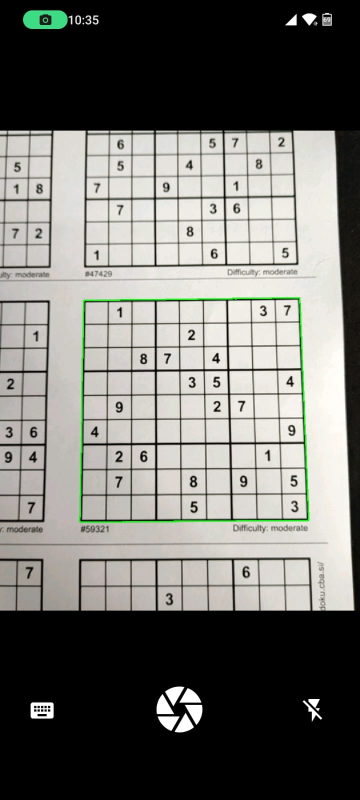
#> input picture imgs/scr1.jpeg, 720 x 1600 px, given in place of the camera (shown at 1/2 size)
$ python opencv.py
#> lines starting #> are read from the running program, lines starting #| are printed output that depends on the picture; after the words box and inside, x2 and y2 are one past the last pixel; in counts of white or black regions, pixels touching at a corner belong together
import cv2
import numpy as np

camera = cv2.VideoCapture(1)

width = 330
height = 330

ih = 336
iw = 448


def getSudokuBoundingRectangle(image):
    blur = cv2.GaussianBlur(image, (3, 3), 1)
    gray = cv2.cvtColor(blur, cv2.COLOR_BGR2GRAY)

    canny = cv2.Canny(gray, 50, 150)

    cnts, _ = cv2.findContours(canny, cv2.RETR_EXTERNAL, cv2.CHAIN_APPROX_SIMPLE)

    if len(cnts) > 0:
        maxArea = 20000
        cntIndex = -1
        i = 0
        for cnt in cnts:
            cntArea = cv2.contourArea(cnt)

            if cntArea > maxArea:
                maxArea = cntArea
                cntIndex = i

            i = i + 1


        if cntIndex > -1:
            cv2.drawContours(image, cnts, cntIndex, (0, 255, 0), 1)

            perimeter = cv2.arcLength(cnts[cntIndex], True)
            approx = cv2.approxPolyDP(cnts[cntIndex], 0.04 * perimeter, True)

            if len(approx) == 4:
                return True, approx, canny

    return False, None, canny


def orderPoints(h):
    h = h.reshape((4,2))
    hnew = np.zeros((4,2),dtype = np.float32)

    add = h.sum(1)
    hnew[0] = h[np.argmin(add)]
    hnew[3] = h[np.argmax(add)]

    diff = np.diff(h,axis = 1)
    hnew[1] = h[np.argmin(diff)]
    hnew[2] = h[np.argmax(diff)]

    return hnew


def getCroppedSudokuBoard(image, pts):
    src = np.float32(pts)
    dst = np.float32([[0, 0], [width, 0], [0, height], [width, height]])

    matrix = cv2.getPerspectiveTransform(src, dst)
    warped = cv2.warpPerspective(image, matrix, (iw, ih))

    warped[0:, width:] = (0, 0, 0)
    warped[height:, 0:] = (0, 0, 0)

    return warped


while(True):
    ret, frame = camera.read()
#> frame is the input picture: shape (1600, 720, 3); mean B, G, R 111.3, 115.8, 116.3

    frame = cv2.resize(frame, (iw, ih))
#> frame: shape (336, 448, 3)

    default = frame.copy()

    get, approx, canny = getSudokuBoundingRectangle(frame)
#> in getSudokuBoundingRectangle, `blur = cv2.GaussianBlur(image, (3, 3), 1)`:
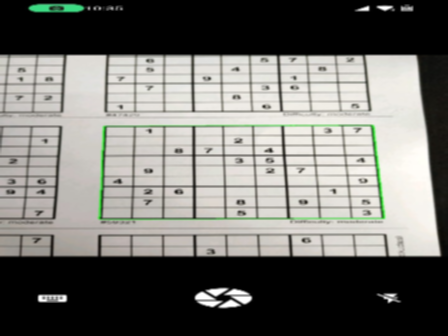
#> blur: shape (336, 448, 3); mean B, G, R 111.1, 115.6, 116.1
#> in getSudokuBoundingRectangle, `canny = cv2.Canny(gray, 50, 150)`:
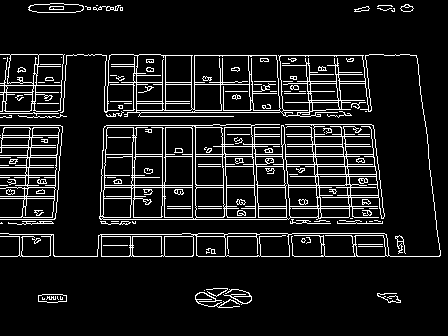
#> canny: shape (336, 448); 10% white in thin lines or dots, all inside (x1, y1, x2, y2) = (0, 3, 441, 308)
#> in getSudokuBoundingRectangle, `cnts, _ = cv2.findContours(canny, cv2.RETR_EXTERNAL, cv2.CHAIN_APPROX_..`: cnts = 63 contours, 45 with area under 20; largest, box (x1, y1, x2, y2) and area: (99, 124, 385, 220) 23699, (0, 54, 441, 257) 16834, (0, 127, 60, 218) 3195, (0, 54, 65, 112) 3044, (28, 3, 84, 13) 418
#> the loop in getSudokuBoundingRectangle, `for cnt in cnts:` made 63 passes
#> (cntArea, maxArea, cntIndex) on pass 38: (23699, 23699, 37)
#> cntArea on passes 1, 3, 5, 10, 16, 17: 200, 153, 105, 39.5, 30.5, 28
#> after the loop in getSudokuBoundingRectangle, `for cnt in cnts:`: cntIndex = 37; i = 63; maxArea = 23699
#> in getSudokuBoundingRectangle, `cv2.drawContours(image, cnts, cntIndex, (0, 255, 0), 1)`:
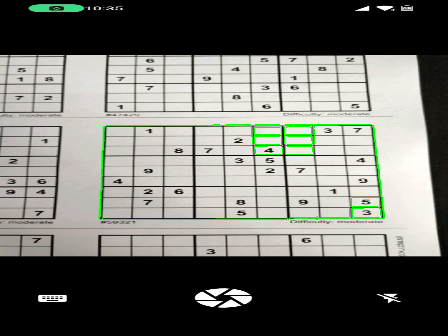
#> image: shape (336, 448, 3); mean B, G, R 109.7, 115.9, 114.5
#> in getSudokuBoundingRectangle, `perimeter = cv2.arcLength(cnts[cntIndex], True)`: perimeter = 1703.1
#> in getSudokuBoundingRectangle, `approx = cv2.approxPolyDP(cnts[cntIndex], 0.04 * perimeter, True)`: approx = [[103, 128], [100, 219], [384, 216], [371, 124]]
#> get = True; approx = [[103, 128], [100, 219], [384, 216], [371, 124]]

    warped = np.zeros([336, 448, 3], dtype=np.uint8)

    if get:
        sortedPts = orderPoints(approx)
#> in orderPoints, `add = h.sum(1)`: add = [231, 319, 600, 495]
#> in orderPoints, `diff = np.diff(h,axis = 1)`: diff = [25, 119, -168, -247]
#> sortedPts = [[103, 128], [371, 124], [100, 219], [384, 216]]

        warped = getCroppedSudokuBoard(frame, sortedPts)
#> in getCroppedSudokuBoard, `matrix = cv2.getPerspectiveTransform(src, dst)`: matrix = [[1.37, 0.0452, -146.9], [0.063, 4.22, -546.5], [6.33e-05, 0.000715, 1]]
#> in getCroppedSudokuBoard, `warped[height:, 0:] = (0, 0, 0)`:
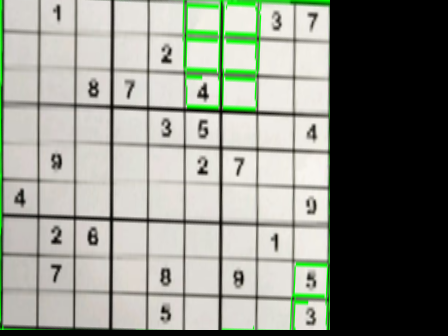
#> warped: shape (336, 448, 3); mean B, G, R 132.5, 142.3, 138.8

    h1 = np.hstack((default, cv2.cvtColor(canny, cv2.COLOR_GRAY2RGB)))
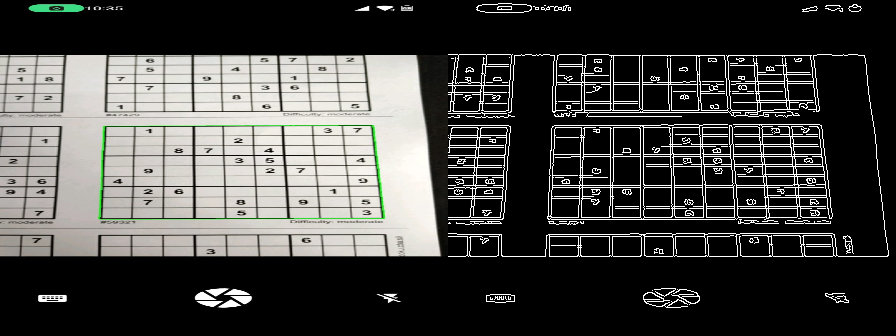
#> h1: shape (336, 896, 3); mean B, G, R 68.3, 70.5, 70.8
    h2 = np.hstack((frame, warped))
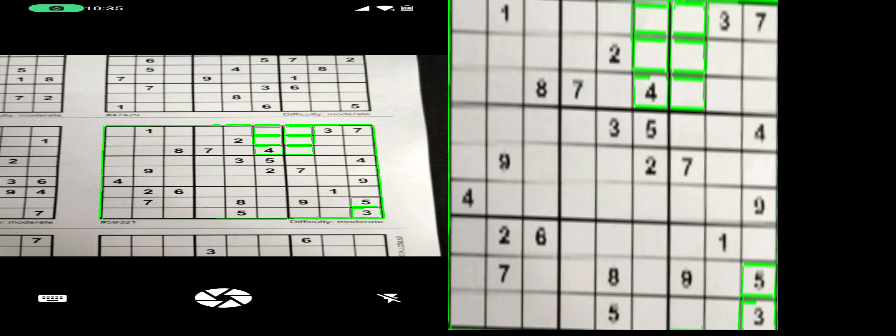
#> h2: shape (336, 896, 3); mean B, G, R 121.1, 129.1, 126.7

    imgs = np.vstack((h1, h2))
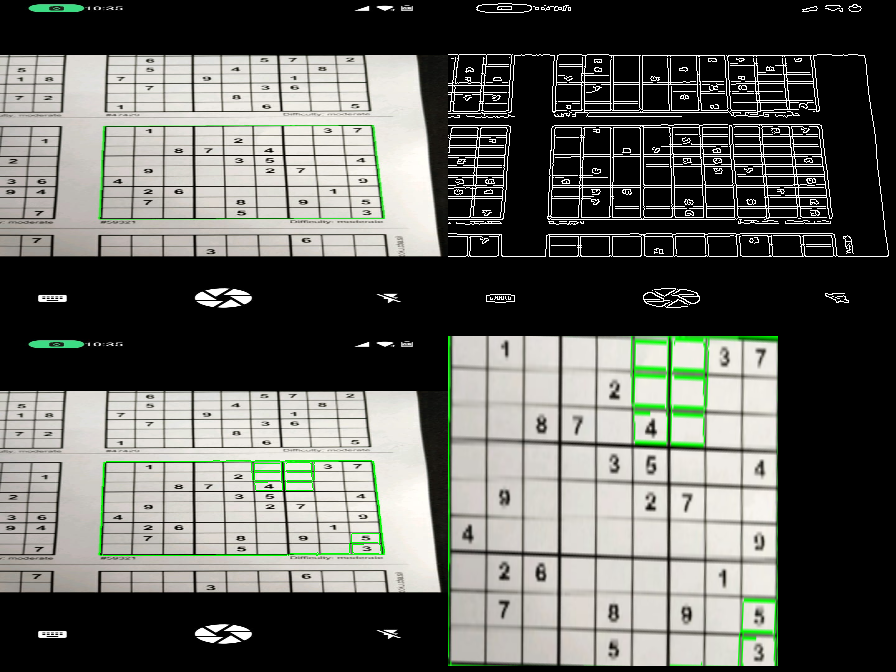
#> imgs: shape (672, 896, 3); mean B, G, R 94.7, 99.8, 98.7

    cv2.imshow("frames", imgs)

    cv2.waitKey(1)

$ run again, on imgs/scr2.jpeg
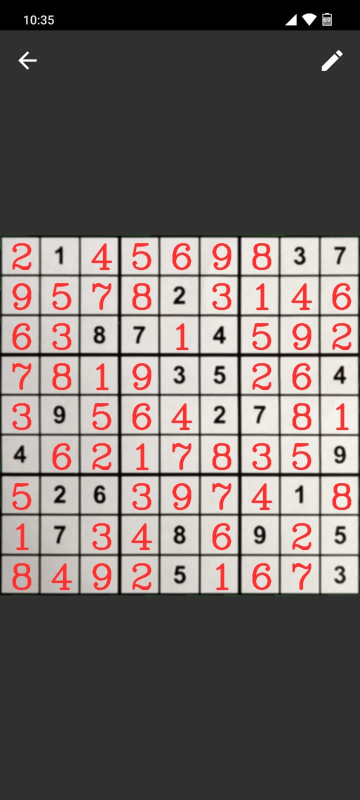
#> input picture imgs/scr2.jpeg, 720 x 1600 px, given in place of the camera (shown at 1/2 size)
#> frame is the input picture: shape (1600, 720, 3); mean B, G, R 103.4, 105.4, 114.8
#> frame: shape (336, 448, 3)
#> in getSudokuBoundingRectangle, `canny = cv2.Canny(gray, 50, 150)`:
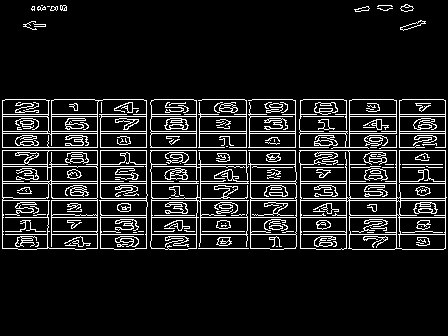
#> canny: shape (336, 448); 11% white in thin lines or dots, all inside (x1, y1, x2, y2) = (2, 4, 447, 250)
#> cnts = 52 contours, 26 with area under 20; largest, box (x1, y1, x2, y2) and area: (299, 150, 447, 250) 14041, (2, 150, 98, 250) 9335, (150, 150, 249, 250) 6234, (2, 99, 147, 148) 5874, (99, 150, 148, 250) 4444
#> the loop in getSudokuBoundingRectangle, `for cnt in cnts:` made 52 passes
#> cntArea on passes 2, 3, 4, 6, 7, 8, 9, 10: 94, 117, 56.5, 14041, 3862.5, 6234, 4444, 9335
#> after the loop in getSudokuBoundingRectangle, `for cnt in cnts:`: cntIndex = -1; i = 52; maxArea = 20000
#> get = False
#> `imgs = np.vstack((h1, h2))`:
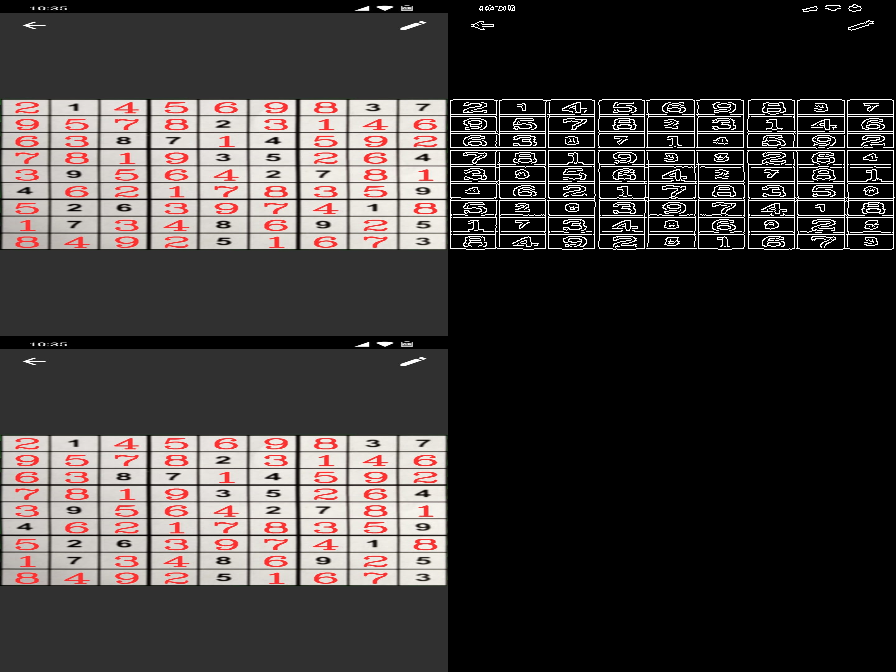
#> imgs: shape (672, 896, 3); mean B, G, R 58.7, 59.7, 64.4
